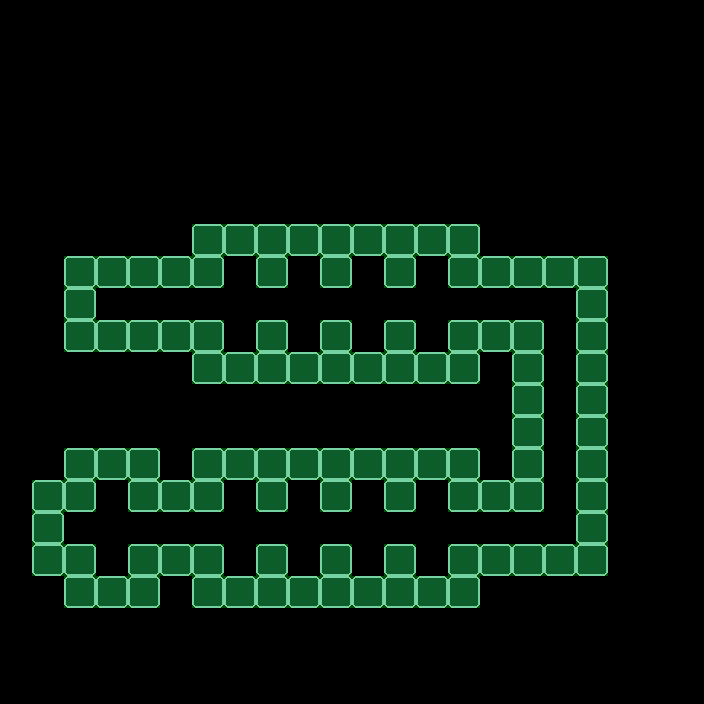

The image is a tile-based game level rendered from a .tmx file. Its description and complete source (layers, tilesets, objects, tile grids) follow:
An orthogonal 22x22 tile map with 32x32 px tiles, 2 tile layers (Parede, Colisor), 2 tilesets.

<map version="1.2" tiledversion="1.2.2" orientation="orthogonal" renderorder="right-down" width="22" height="22" tilewidth="32" tileheight="32" infinite="0" nextlayerid="3" nextobjectid="1">
 <tileset firstgid="1" name="Tileset PNG.fw" tilewidth="32" tileheight="32" tilecount="144" columns="12">
  <image source="../../Images/Tileset/Tileset PNG.fw.png" width="384" height="384" />
 </tileset>
 <tileset firstgid="145" source="../ColisorImage.tsx" />
 <layer id="1" name="Parede" width="22" height="22">
  <data encoding="csv">
0,0,0,0,0,0,0,0,0,0,0,0,0,0,0,0,0,0,0,0,0,0,
0,0,0,0,0,0,0,0,0,0,0,0,0,0,0,0,0,0,0,0,0,0,
0,0,0,0,0,0,0,0,0,0,0,0,0,0,0,0,0,0,0,0,0,0,
0,0,0,0,0,0,0,0,0,0,0,0,0,0,0,0,0,0,0,0,0,0,
0,0,0,0,0,0,0,0,0,0,0,0,0,0,0,0,0,0,0,0,0,0,
0,0,0,0,0,0,0,0,0,0,0,0,0,0,0,0,0,0,0,0,0,0,
0,0,0,0,0,0,0,0,0,0,0,0,0,0,0,0,0,0,0,0,0,0,
0,0,0,0,0,0,65,65,65,65,65,65,65,65,65,0,0,0,0,0,0,0,
0,0,65,65,65,65,65,0,65,0,65,0,65,0,65,65,65,65,65,0,0,0,
0,0,65,0,0,0,0,0,0,0,0,0,0,0,0,0,0,0,65,0,0,0,
0,0,65,65,65,65,65,0,65,0,65,0,65,0,65,65,65,0,65,0,0,0,
0,0,0,0,0,0,65,65,65,65,65,65,65,65,65,0,65,0,65,0,0,0,
0,0,0,0,0,0,0,0,0,0,0,0,0,0,0,0,65,0,65,0,0,0,
0,0,0,0,0,0,0,0,0,0,0,0,0,0,0,0,65,0,65,0,0,0,
0,0,65,65,65,0,65,65,65,65,65,65,65,65,65,0,65,0,65,0,0,0,
0,65,65,0,65,65,65,0,65,0,65,0,65,0,65,65,65,0,65,0,0,0,
0,65,0,0,0,0,0,0,0,0,0,0,0,0,0,0,0,0,65,0,0,0,
0,65,65,0,65,65,65,0,65,0,65,0,65,0,65,65,65,65,65,0,0,0,
0,0,65,65,65,0,65,65,65,65,65,65,65,65,65,0,0,0,0,0,0,0,
0,0,0,0,0,0,0,0,0,0,0,0,0,0,0,0,0,0,0,0,0,0,
0,0,0,0,0,0,0,0,0,0,0,0,0,0,0,0,0,0,0,0,0,0,
0,0,0,0,0,0,0,0,0,0,0,0,0,0,0,0,0,0,0,0,0,0
</data>
 </layer>
 <layer id="2" name="Colisor" width="22" height="22" opacity="0.31">
  <data encoding="csv">
0,0,0,0,0,0,0,0,0,0,0,0,0,0,0,0,0,0,0,0,0,0,
0,0,0,0,0,0,0,0,0,0,0,0,0,0,0,0,0,0,0,0,0,0,
0,0,0,0,0,0,0,0,0,0,0,0,0,0,0,0,0,0,0,0,0,0,
0,0,0,0,0,0,0,0,0,0,0,0,0,0,0,0,0,0,0,0,0,0,
0,0,0,0,0,0,0,0,0,0,0,0,0,0,0,0,0,0,0,0,0,0,
0,0,0,0,0,0,0,0,0,0,0,0,0,0,0,0,0,0,0,0,0,0,
0,0,0,0,0,0,0,0,0,0,0,0,0,0,0,0,0,0,0,0,0,0,
0,0,0,0,0,0,145,145,145,145,145,145,145,145,145,0,0,0,0,0,0,0,
0,0,145,145,145,145,145,0,145,0,145,0,145,0,145,145,145,145,145,0,0,0,
0,0,145,0,0,0,0,0,0,0,0,0,0,0,0,0,0,0,145,0,0,0,
0,0,145,145,145,145,145,0,145,0,145,0,145,0,145,145,145,0,145,0,0,0,
0,0,0,0,0,0,145,145,145,145,145,145,145,145,145,0,145,0,145,0,0,0,
0,0,0,0,0,0,0,0,0,0,0,0,0,0,0,0,145,0,145,0,0,0,
0,0,0,0,0,0,0,0,0,0,0,0,0,0,0,0,145,0,145,0,0,0,
0,0,145,145,145,0,145,145,145,145,145,145,145,145,145,0,145,0,145,0,0,0,
0,145,145,0,145,145,145,0,145,0,145,0,145,0,145,145,145,0,145,0,0,0,
0,145,0,0,0,0,0,0,0,0,0,0,0,0,0,0,0,0,145,0,0,0,
0,145,145,0,145,145,145,0,145,0,145,0,145,0,145,145,145,145,145,0,0,0,
0,0,145,145,145,0,145,145,145,145,145,145,145,145,145,0,0,0,0,0,0,0,
0,0,0,0,0,0,0,0,0,0,0,0,0,0,0,0,0,0,0,0,0,0,
0,0,0,0,0,0,0,0,0,0,0,0,0,0,0,0,0,0,0,0,0,0,
0,0,0,0,0,0,0,0,0,0,0,0,0,0,0,0,0,0,0,0,0,0
</data>
 </layer>
</map>